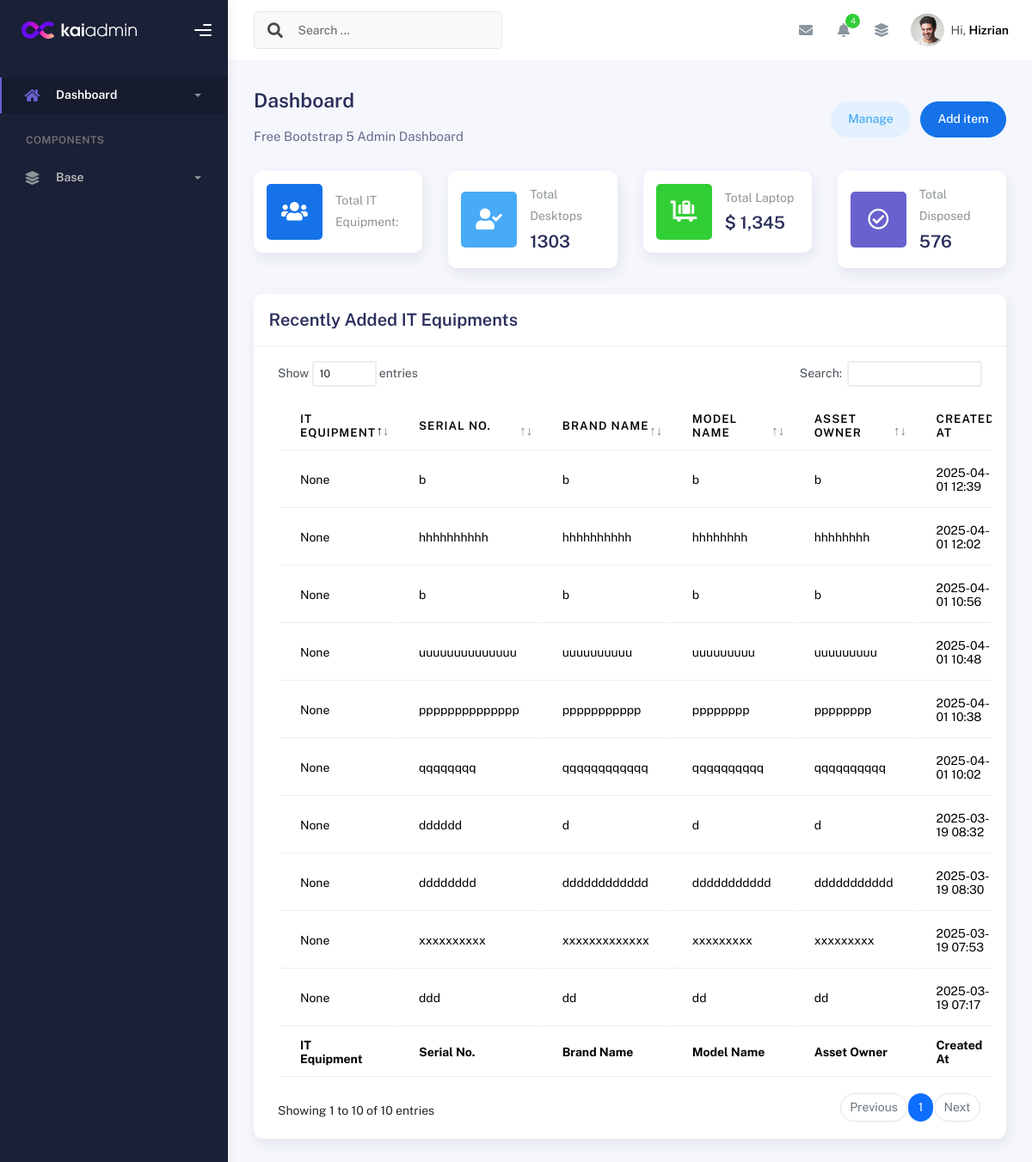
The page / on the database its author committed.
### inventory/models.py (models this page shows, shortened)
class DesktopDetails(models.Model):
    id = models.IntegerField(primary_key=True)  # Allow manual assignment
    desktop_package = models.ForeignKey(Desktop_Package, related_name='desktop_details', on_delete=models.CASCADE)
    serial_no = models.CharField(max_length=255)
    computer_name = models.CharField(max_length=255, unique=True, null=True)
    brand_name = models.CharField(max_length=255)
    model = models.CharField(max_length=255, null=True)
    processor = models.CharField(max_length=33, null=True)
    memory = models.CharField(max_length=100, null=True)
    drive = models.CharField(max_length=332, null=True)
    asset_owner = models.CharField(max_length=255, null=True)
    desktop_Graphics = models.CharField(max_length=100, blank=True, null=True)
    desktop_Graphics_Size = models.CharField(max_length=100, blank=True, null=True)
    desktop_OS = models.CharField(max_length=100, blank=True, null=True)
    desktop_Office = models.CharField(max_length=100, blank=True, null=True)
    desktop_OS_keys = models.CharField(max_length=100, blank=True, null=True)
    desktop_Office_keys = models.CharField(max_length=100, blank=True, null=True)
    is_disposed = models.BooleanField(default=False)  # To indicate if the Desktop is disposed
    created_at = models.DateTimeField(default=timezone.now)  # Date when the desktop was added

### inventory/views.py (the view)
# urls.py: path('', views.recent_it_equipment_base, name='recent_it_equipment'),
def recent_it_equipment_base(request):
    recent_desktops = DesktopDetails.objects.filter(is_disposed=False).order_by('-created_at')[:10]
    return render(request, 'base.html', {
        'recent_desktops': recent_desktops,
    })

### templates/base.html (shortened to what this page needs)
{% load static %}
<link href="https://stackpath.bootstrapcdn.com/bootstrap/5.1.3/css/bootstrap.min.css" rel="stylesheet">
<link href="https://cdnjs.cloudflare.com/ajax/libs/font-awesome/5.15.4/css/all.min.css" rel="stylesheet">
<!DOCTYPE html>
<html lang="en">
  <head>
    {% block head %}
    <link rel="stylesheet" href="{% static 'css/bootstrap.min.css' %}">
    <link rel="stylesheet" href="{% static 'css/plugins.min.css' %}">
    <link rel="stylesheet" href="{% static 'css/kaiadmin.min.css' %}">
    {% endblock %}
  </head>
  <body>
    {% block sidebar %}
    <div class="wrapper">
      <div class="sidebar" data-background-color="dark">
        <div class="sidebar-logo">
          <div class="logo-header" data-background-color="dark">
              <img
                src="{% static 'img/kaiadmin/logo_light.svg' %}"
                alt="navbar brand"
                class="navbar-brand"
                height="20"
              />
            <div class="nav-toggle">
              <button class="btn btn-toggle toggle-sidebar">
                <i class="gg-menu-right"></i>
              </button>
            </div>
          </div>
        </div>
        <div class="sidebar-wrapper scrollbar scrollbar-inner">
          <div class="sidebar-content">
            <ul class="nav nav-secondary">
              <li class="nav-item active">
                <a
                  data-bs-toggle="collapse"
                  href="#dashboard"
                  class="collapsed"
                  aria-expanded="false"
                >
                  <i class="fas fa-home"></i>
                  <p>Dashboard</p>
                  <span class="caret"></span>
                </a>
              </li>
              <li class="nav-section">
                <h4 class="text-section">Components</h4>
              </li>
              <li class="nav-item">
                <a data-bs-toggle="collapse" href="#base">
                  <i class="fas fa-layer-group"></i>
                  <p>Base</p>
                  <span class="caret"></span>
                </a>
              </li>
            </ul>
          </div>
        </div>
      </div>
       {% endblock %}
      {% block navbar %}
      <div class="main-panel">
        <div class="main-header">
          <nav
            class="navbar navbar-header navbar-header-transparent navbar-expand-lg border-bottom"
          >
            <div class="container-fluid">
              <nav
                class="navbar navbar-header-left navbar-expand-lg navbar-form nav-search p-0 d-none d-lg-flex"
              >
                <div class="input-group">
                  <div class="input-group-prepend">
                    <button type="submit" class="btn btn-search pe-1">
                      <i class="fa fa-search search-icon"></i>
                    </button>
                  </div>
                  <input
                    type="text"
                    placeholder="Search ..."
                    class="form-control"
                  />
                </div>
              </nav>
              <ul class="navbar-nav topbar-nav ms-md-auto align-items-center">
                <li class="nav-item topbar-icon dropdown hidden-caret">
                  <a
                    class="nav-link dropdown-toggle"
                    href="#"
                    id="messageDropdown"
                    role="button"
                    data-bs-toggle="dropdown"
                    aria-haspopup="true"
                    aria-expanded="false"
                  >
                    <i class="fa fa-envelope"></i>
                  </a>
                </li>
                <li class="nav-item topbar-icon dropdown hidden-caret">
                  <a
                    class="nav-link dropdown-toggle"
                    href="#"
                    id="notifDropdown"
                    role="button"
                    data-bs-toggle="dropdown"
                    aria-haspopup="true"
                    aria-expanded="false"
                  >
                    <i class="fa fa-bell"></i>
                    <span class="notification">4</span>
                  </a>
                </li>
                <li class="nav-item topbar-icon dropdown hidden-caret">
                  <a
                    class="nav-link"
                    data-bs-toggle="dropdown"
                    href="#"
                    aria-expanded="false"
                  >
                    <i class="fas fa-layer-group"></i>
                  </a>
                </li>
                <li class="nav-item topbar-user dropdown hidden-caret">
                  <a
                    class="dropdown-toggle profile-pic"
                    data-bs-toggle="dropdown"
                    href="#"
                    aria-expanded="false"
                  >
                    <div class="avatar-sm">
                      <img
                        src="assets/img/profile.jpg"
                        alt="..."
                        class="avatar-img rounded-circle"
                      />
                    </div>
                    <span class="profile-username">
                      <span class="op-7">Hi,</span>
                      <span class="fw-bold">Hizrian</span>
                    </span>
                  </a>
                </li>
              </ul>
            </div>
          </nav>
        </div>
 {% endblock %}
{% block content %}
        <div class="container">
          <div class="page-inner">
            <div
              class="d-flex align-items-left align-items-md-center flex-column flex-md-row pt-2 pb-4"
            >
              <div>
                <h3 class="fw-bold mb-3">Dashboard</h3>
                <h6 class="op-7 mb-2">Free Bootstrap 5 Admin Dashboard</h6>
              </div>
              <div class="ms-md-auto py-2 py-md-0">
                <a href="#" class="btn btn-label-info btn-round me-2">Manage</a>
                <a href="{% url 'add_desktop_package_with_details' %}" class="btn btn-primary btn-round">Add item</a>
              </div>
            </div>
            <div class="row">
              <div class="col-sm-6 col-md-3">
                <div class="card card-stats card-round">
                  <div class="card-body">
                    <div class="row align-items-center">
                      <div class="col-icon">
                        <div
                          class="icon-big text-center icon-primary bubble-shadow-small"
                        >
                          <i class="fas fa-users"></i>
                        </div>
                      </div>
                      <div class="col col-stats ms-3 ms-sm-0">
                        <div class="numbers">
                          <p class="card-category">Total IT Equipment:</p>
                        </div>
                      </div>
                    </div>
                  </div>
                </div>
              </div>
              <div class="col-sm-6 col-md-3">
                <div class="card card-stats card-round">
                  <div class="card-body">
                    <div class="row align-items-center">
                      <div class="col-icon">
                        <div
                          class="icon-big text-center icon-info bubble-shadow-small"
                        >
                          <i class="fas fa-user-check"></i>
                        </div>
                      </div>
                      <div class="col col-stats ms-3 ms-sm-0">
                        <div class="numbers">
                          <p class="card-category">Total Desktops</p>
                          <h4 class="card-title">1303</h4>
                        </div>
                      </div>
                    </div>
                  </div>
                </div>
              </div>
              <div class="col-sm-6 col-md-3">
                <div class="card card-stats card-round">
                  <div class="card-body">
                    <div class="row align-items-center">
                      <div class="col-icon">
                        <div
                          class="icon-big text-center icon-success bubble-shadow-small"
                        >
                          <i class="fas fa-luggage-cart"></i>
                        </div>
                      </div>
                      <div class="col col-stats ms-3 ms-sm-0">
                        <div class="numbers">
                          <p class="card-category">Total Laptop</p>
                          <h4 class="card-title">$ 1,345</h4>
                        </div>
                      </div>
                    </div>
                  </div>
                </div>
              </div>
              <div class="col-sm-6 col-md-3">
                <div class="card card-stats card-round">
                  <div class="card-body">
                    <div class="row align-items-center">
                      <div class="col-icon">
                        <div
                          class="icon-big text-center icon-secondary bubble-shadow-small"
                        >
                          <i class="far fa-check-circle"></i>
                        </div>
                      </div>
                      <div class="col col-stats ms-3 ms-sm-0">
                        <div class="numbers">
                          <p class="card-category">Total Disposed</p>
                          <h4 class="card-title">576</h4>
                        </div>
                      </div>
                    </div>
                  </div>
                </div>
              </div>
            </div>
            <div class="row">
              <div class="col-md-12">
                <div class="card">
                  <div class="card-header">
                    <h4 class="card-title">Recently Added IT Equipments</h4>
                  </div>
                  <div class="card-body">
                    <div class="table-responsive">
                      <table id="basic-datatables" class="display table table-striped-header-blue table-hover">
                        <thead>
                          <tr>
                            <th>IT Equipment</th>
                            <th>Serial No.</th>
                            <th>Brand Name</th>
                            <th>Model Name</th>
                            <th>Asset Owner</th>
                            <th>Created At</th>
                          </tr>
                        </thead>
                        <tfoot>
                          <tr>
                            <th>IT Equipment</th>
                            <th>Serial No.</th>
                            <th>Brand Name</th>
                            <th>Model Name</th>
                            <th>Asset Owner</th>
                            <th>Created At</th>
                          </tr>
                        </tfoot>
                        <tbody>
                          {% for desktop in recent_desktops %}
                          <tr>
                            <td>{{ desktop.computer_name }}</td>
                            <td>{{ desktop.serial_no }}</td>
                            <td>{{ desktop.brand_name }}</td>
                            <td>{{ desktop.model }}</td>
                            <td>{{ desktop.model }}</td>
                            <td>{{ desktop.created_at|date:"Y-m-d H:i" }}</td>
                          </tr>
                          {% endfor %}
                        </tbody>
                      </table>
                    </div>
                  </div>
                </div>
              </div>
            </div>
        </div>
{% endblock %}
  </body>
</html>

### rows shown on the page
DesktopDetails: computer_name "None", serial_no "b", brand_name "b", model "b", created_at "2025-04-01 12:39"
DesktopDetails: computer_name "None", serial_no "hhhhhhhhhh", brand_name "hhhhhhhhhh", model "hhhhhhhh", created_at "2025-04-01 12:02"
DesktopDetails: computer_name "None", serial_no "b", brand_name "b", model "b", created_at "2025-04-01 10:56"
DesktopDetails: computer_name "None", serial_no "uuuuuuuuuuuuuu", brand_name "uuuuuuuuuu", model "uuuuuuuuu", created_at "2025-04-01 10:48"
DesktopDetails: computer_name "None", serial_no "pppppppppppppp", brand_name "ppppppppppp", model "pppppppp", created_at "2025-04-01 10:38"
DesktopDetails: computer_name "None", serial_no "qqqqqqqq", brand_name "qqqqqqqqqqqq", model "qqqqqqqqqq", created_at "2025-04-01 10:02"
DesktopDetails: computer_name "None", serial_no "dddddd", brand_name "d", model "d", created_at "2025-03-19 08:32"
DesktopDetails: computer_name "None", serial_no "dddddddd", brand_name "dddddddddddd", model "ddddddddddd", created_at "2025-03-19 08:30"
DesktopDetails: computer_name "None", serial_no "xxxxxxxxxx", brand_name "xxxxxxxxxxxxx", model "xxxxxxxxx", created_at "2025-03-19 07:53"
DesktopDetails: computer_name "None", serial_no "ddd", brand_name "dd", model "dd", created_at "2025-03-19 07:17"
